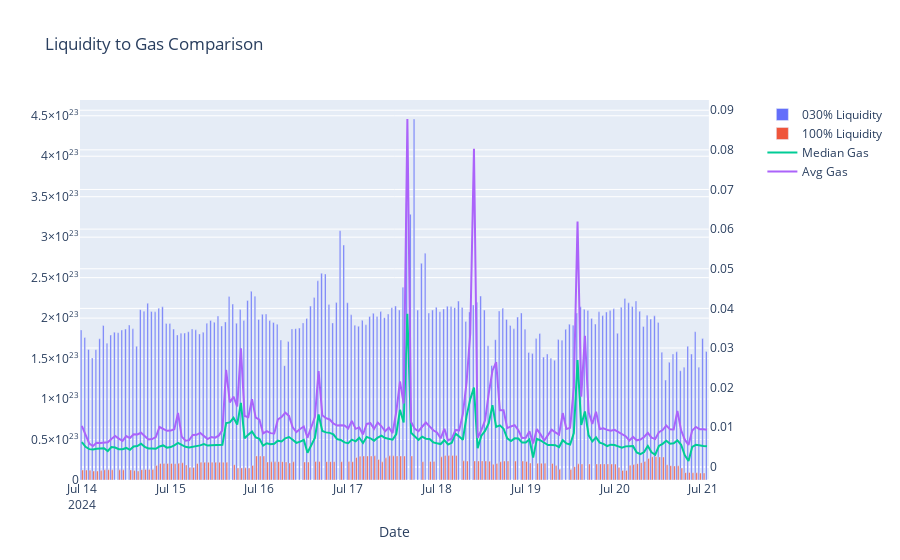

The notebook cell this image was saved under:
### Code cell
weth_zro_liq_to_gas_fig = liq_to_gas_chart(weth_zro)

### Figure 1 — Plotly figure (JSON) as saved in the notebook; plotly's stock layout.template omitted (floating-point values rounded to 4 significant figures; data arrays with more than 128 entries replaced by an {"elided": "..."} marker saying what was removed)
{"data": [{"name": "030% Liquidity", "type": "bar", "x": {"elided": "170 str values"}, "xaxis": "x", "y": {"elided": "170 float values"}, "yaxis": "y"}, {"name": "100% Liquidity", "type": "bar", "x": {"elided": "170 str values"}, "xaxis": "x", "y": {"elided": "170 float values"}, "yaxis": "y"}, {"mode": "lines", "name": "Median Gas", "type": "scatter", "x": {"elided": "170 str values"}, "xaxis": "x", "y": {"elided": "170 float values"}, "yaxis": "y2"}, {"mode": "lines", "name": "Avg Gas", "type": "scatter", "x": {"elided": "170 str values"}, "xaxis": "x", "y": {"elided": "170 float values"}, "yaxis": "y2"}], "layout": {"barmode": "group", "title": {"text": "Liquidity to Gas Comparison"}, "xaxis": {"anchor": "y", "domain": [0, 0.94], "title": {"text": "Date"}}, "yaxis": {"anchor": "x", "domain": [0, 1]}, "yaxis2": {"anchor": "x", "overlaying": "y", "side": "right"}}}
